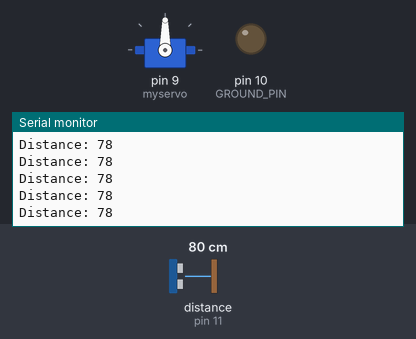
Simulated run of this sketch. Board: Arduino Uno, built with avr-gcc and run on an emulated ATmega328P. Shown: servo, output pins drawn as LEDs (lit = HIGH), the last lines printed to the serial monitor. Wiring (inferred from the names in the program): ultrasonic range finder: trigger pin 12; echo pin 11. The test bench sets the inputs (shaded band); at power-on: distance to the obstacle (sensor on pin 11) 80 cm. The echo pulse lasts 58.3 µs per cm; pins used as bus, display or sensor lines are not drawn.

Above: at 1.2 s.
1.3 s: distance to the obstacle (sensor on pin 11) set to 120 cm
At 2.0 s:
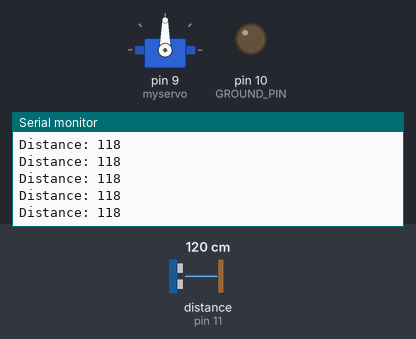
4.3 s: distance to the obstacle (sensor on pin 11) set to 18 cm
At 5.3 s:
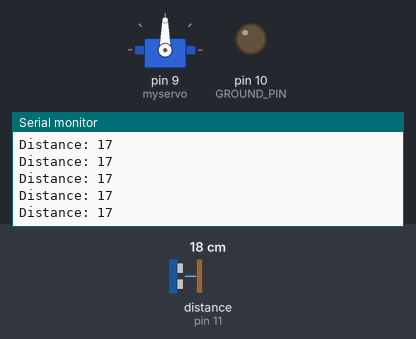
Timing chart, 0 to 7.3 s (numbered marks = the images above; inputs shaded):
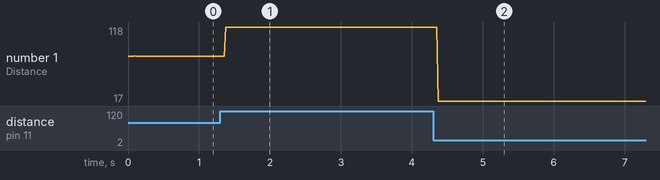

Measured:
- after the input at 1.3 s, the serial monitor: prints a new line after 0.07 s (image 1)
- after the input at 4.3 s, the serial monitor: prints a new line after 0.07 s (image 2)
- plotted number 1: 78 → 118 after the input at 1.3 s, 118 → 17 after the input at 4.3 s

The sketch:

Claw_final_ver.ino
```cpp
#define VCC_PIN 13
#define TRIGGER_PIN 12
#define ECHO_PIN 11
#define GROUND_PIN 10
#define MAX_DISTANCE 200

long duration;
int distance;
#include <Servo.h>

Servo myservo;

int pos = 0;
int record = 1;

void setup()
{
  Serial.begin(9600);
  pinMode(ECHO_PIN, INPUT);
  pinMode(TRIGGER_PIN, OUTPUT);
  pinMode(GROUND_PIN, OUTPUT);
  pinMode(VCC_PIN, OUTPUT);
  digitalWrite(GROUND_PIN, LOW);
  digitalWrite(VCC_PIN, HIGH);
  myservo.attach(9);
}

void loop() {
  digitalWrite(TRIGGER_PIN, LOW);
  delayMicroseconds(2);

  digitalWrite(TRIGGER_PIN, HIGH);
  delayMicroseconds(20);

  digitalWrite(TRIGGER_PIN, LOW);

  duration = pulseIn(ECHO_PIN, HIGH);
  distance = duration * 0.034 / 2;

  if(distance > MAX_DISTANCE)
  {
    distance = MAX_DISTANCE;
  }

  if(distance <= 15)
  {
    delay(3000);

    close();

    delay(10000);

    open();

    delay(1000);
   }

  Serial.print("Distance: ");
  Serial.println(distance);
}

void close()
{
  for(pos = 30; pos <= 110; pos += 1)
  {
    myservo.write(pos);
    delay(20);
  }
}

void open()
{
  for(pos = 110; pos >= 30; pos -= 1)
  {
    myservo.write(pos);
    delay(20);
  }
}

void read()
{
  while(distance <= 13)
  {
    digitalWrite(TRIGGER_PIN, LOW);
    delayMicroseconds(2);

    digitalWrite(TRIGGER_PIN, HIGH);
    delayMicroseconds(20);

    digitalWrite(TRIGGER_PIN, LOW);

    duration = pulseIn(ECHO_PIN, HIGH);
    distance = duration * 0.034 / 2;

    if(distance > MAX_DISTANCE)
    {
      distance = MAX_DISTANCE;
    }

    Serial.print("Distance: ");
    Serial.println(distance);
  }
}
```
